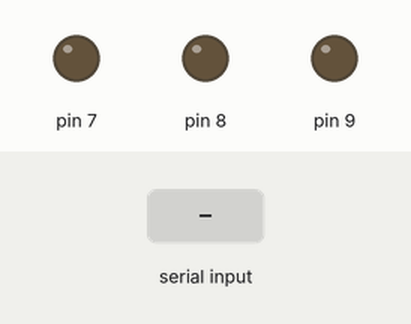
Bench run of a sketch on a simulated Arduino Uno, built with avr-gcc and run on an emulated ATmega328P. On the bench: output pins drawn as LEDs (lit = HIGH). The inputs (shaded band) are chosen by the test bench.

Above: at 1.2 s.
1.3 s: "R" received over Serial
At 2.2 s:
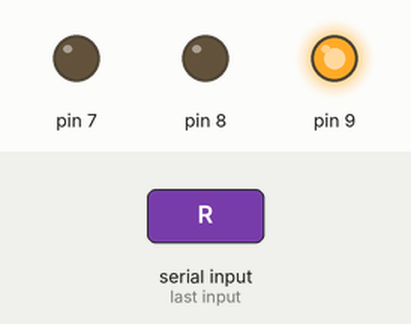
2.8 s: "L" received over Serial
At 3.4 s:
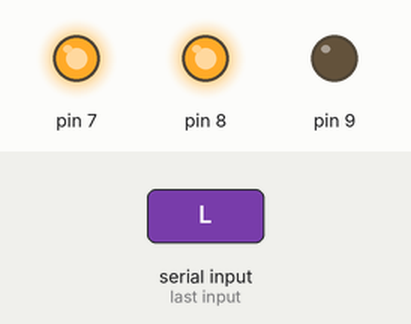
4.3 s: "F" received over Serial
At 5.5 s:
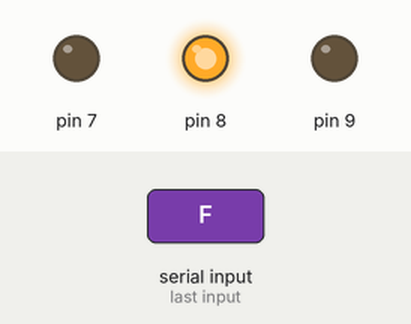
5.8 s: "B" received over Serial
At 6.8 s:
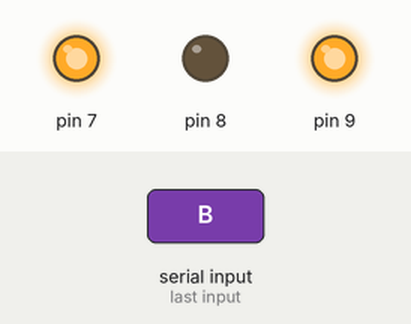
7.3 s: "1" received over Serial
At 8.0 s:
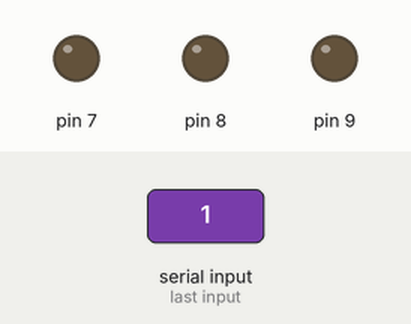
Timing chart, 0 to 9.8 s (numbered marks = the images above; inputs shaded):
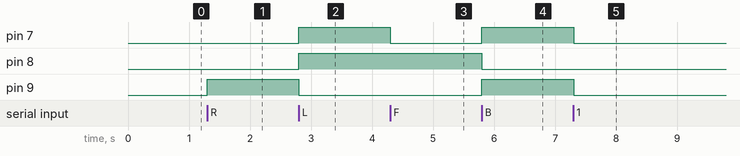

Measured:
- after the input at 1.3 s, pin 9: LOW → HIGH at once
- after the input at 2.8 s, pin 7, pin 8: LOW → HIGH at once; pin 9: HIGH → LOW at once
- after the input at 4.3 s, pin 7: HIGH → LOW at once
- after the input at 5.8 s, pin 7, pin 9: LOW → HIGH at once; pin 8: HIGH → LOW at once
- after the input at 7.3 s, pin 7, pin 9: HIGH → LOW at once

The sketch:

Arduino_MonsterBot_Jezero.ino
```cpp
 int val;

int nb;

void setup() {

// put your setup code here, to run once:

Serial.begin(9600);

pinMode(9,OUTPUT);

pinMode(8,OUTPUT);

pinMode(7,OUTPUT);

pinMode(6,INPUT);

}

// put your main code here, to run repeatedly:

void loop()

{

if(Serial.available()>0)

{

int data= Serial.read();

Stop();

if(data=='R')

{

digitalWrite(9,HIGH);

digitalWrite(8,LOW);

digitalWrite(6,HIGH);

digitalWrite(7,LOW);

}

else if(data=='L')

{

digitalWrite(9,LOW);

digitalWrite(8,HIGH);

digitalWrite(6,LOW);

digitalWrite(7,HIGH);

}else if(data=='F'){

digitalWrite(9,LOW);

digitalWrite(8,HIGH);

digitalWrite(6,HIGH);

digitalWrite(7,LOW);

}else if(data=='B'){

digitalWrite(9,HIGH);

digitalWrite(8,LOW);

digitalWrite(6,LOW);

digitalWrite(7,HIGH);

}

}

}

void Stop()

{

digitalWrite(9,LOW);

digitalWrite(8,LOW);

digitalWrite(6,LOW);

digitalWrite(7,LOW);

}
```
